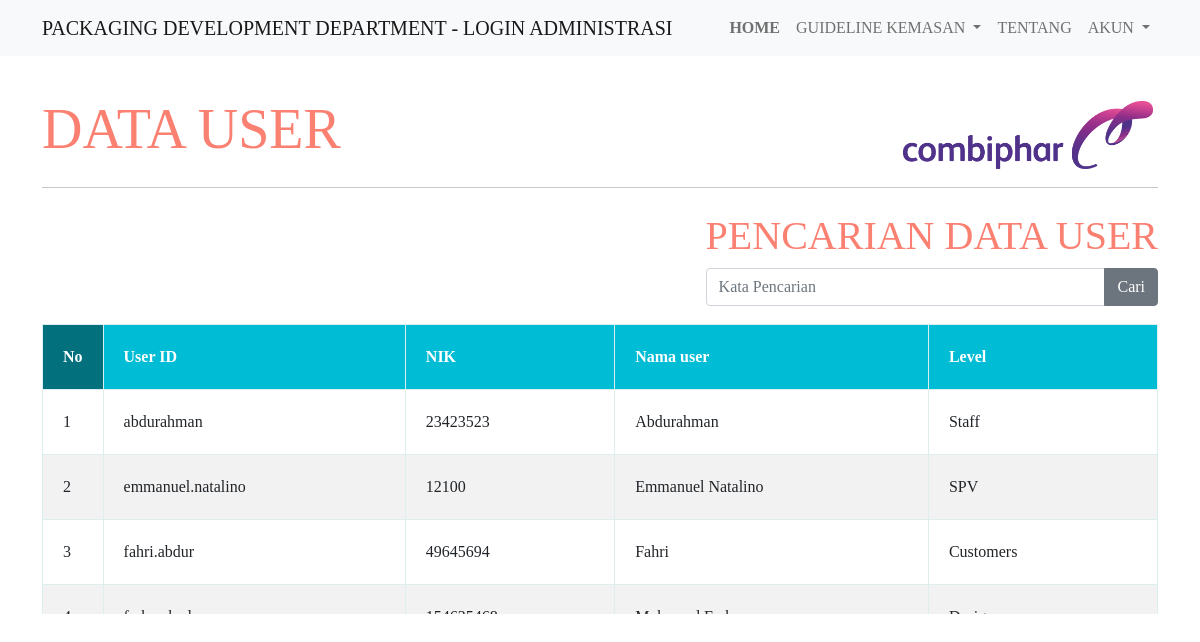
/page/admin/user/data-user.php (signed in), run on the app's committed database.
### tables this page shows
CREATE TABLE `tb_user` (
  `user_id` varchar(50) NOT NULL,
  `nik` int(8) NOT NULL,
  `nama_karyawan` varchar(50) NOT NULL,
  `level` varchar(20) NOT NULL,
  `pwd` varchar(20) NOT NULL,
  PRIMARY KEY (`user_id`),
  KEY `nik` (`nik`)
);

### page/admin/user/data-user.php (the view, shortened to what this page needs)
<?php
include("../../../system/koneksi.php");
?>
<!DOCTYPE html>
<html lang="en">
<head>
  <link rel="stylesheet" type="text/css" href="../../../style/style-idsup11.css">
  <link href="https://cdn.jsdelivr.net/npm/bootstrap@5.0.0-beta1/dist/css/bootstrap.min.css" rel="stylesheet">
</head>
<body>
  <nav class="navbar navbar-expand-lg navbar-light bg-light fixed-top" id="mainNav">
    <div class="container">
      <a class="navbar-brand" href="#page-top">PACKAGING DEVELOPMENT DEPARTMENT - LOGIN <?php echo strtoupper($_SESSION['level']); ?></a>
      <div class="collapse navbar-collapse justify-content-end" id="navbarNav">
        <ul class="navbar-nav navbar-nav ml-auto">
          <li class="nav-item active">
            <a class="nav-link js-scroll-trigger" aria-current="page" href="../../../page/admin/menu-utama-admin.php"><strong>HOME</strong></a>
          </li>
          <li class="nav-item dropdown">
            <a class="nav-link dropdown-toggle" href="#akun" id="navbarDropdown" role="button" data-bs-toggle="dropdown" aria-expanded="false">
              GUIDELINE KEMASAN
            </a>
          </li>
          <li class="nav-item">
            <a class="nav-link js-scroll-trigger" href="../../../page/admin/tentang.php">TENTANG</a>
          </li>
          <li class="nav-item dropdown">
            <a class="nav-link dropdown-toggle" href="#akun" id="navbarDropdown" role="button" data-bs-toggle="dropdown" aria-expanded="false">
              AKUN
            </a>
          </li>
        </ul>
      </div>
    </div>
  </nav>
  <div class="jumbotron">
    <div class="container">
      <br>
      <br><br><br>
      <img class="kiri" src="../../../image/logo combiphar ungu.png" width="250px" />
      <h1 class="display-4">DATA USER</h1>
      <hr class="my-4">
    </div>
  </div>
  <div class="container">
    <div class="d-flex justify-content-between w-100 align-items-end">
      <div>
        <form method="GET">
          <h1>Pencarian Data USER</h1>
          <div class="input-group">
            <input placeholder="Kata Pencarian" type="text" name="kata_cari" class="form-control" value="<?php if (isset($_GET['kata_cari'])) {
                                                                                                            echo $_GET['kata_cari'];
                                                                                                          } ?>" />
            <button class="btn btn-secondary input-group-text" type="submit">Cari</button>
          </div>
        </form>
      </div>
    </div>
    <div class="table-box mt-2">
      <table border="1">
        <thead>
          <tr>
            <th>No</th>
            <th>User ID</th>
            <th>NIK</th>
            <th>Nama user</th>
            <th>Level</th>
          </tr>
        </thead>
        <tbody>
          <?php
          $no_urut = 0;
          if (isset($_GET['kata_cari'])) {
            $kata_cari = $_GET['kata_cari'];
            $sql = "SELECT * FROM tb_user WHERE nik like '%" . $kata_cari . "%' OR nama_karyawan like '%" . $kata_cari . "%' ORDER BY nik ASC";
          } else {
            $sql = "SELECT * FROM tb_user";
          }
          $query = mysqli_query($db, $sql);
          while ($user = mysqli_fetch_array($query)) {
            $no_urut++;
            echo "<tr>";
            echo "<td>" . $no_urut . "</td>";
            echo "<td>" . $user['user_id'] . "</td>";
            echo "<td>" . $user['nik'] . "</td>";
            echo "<td>" . $user['nama_karyawan'] . "</td>";
            echo "<td>" . $user['level'] . "</td>";
            echo "</tr>";
          }
          ?>
        </tbody>
      </table>
    </div>
</body>
</html>

### style/style-idsup11.css (style rules this page uses)
.jumbotron { background : cover; background-size: 100% 100%; -webkit-background-size: 100% 100%; -moz-background-size: 100% 100%; -o-background-size: 100% 100%; }
img.kiri { float: right; margin: 5px; }
.table-box { width: 100%; height: 300px; overflow-y: auto; background: #fff; }
table, th, td { border-collapse: collapse; text-align: left; }
th { position: sticky; top: 0; background-color: #00bcd4; color: #fff; box-sizing: border-box; }
tr th:nth-child(1) { width: 60px; text-align: center; background : #03707d; }

### page/admin/user/data-user.php (style rules this page uses)
* { font-family: "Trebuchet MS"; }
h1 { text-transform: uppercase; color: salmon; }
table { border: 1px solid #ddeeee; border-collapse: collapse; border-spacing: 0; width: 100%; margin: 10px auto 10px auto; }
th, td { border: 1px solid #ddeeee; padding: 20px; text-align: left; }
tr:nth-child(even) { background-color: #f2f2f2; }

### data on the page
tb_user: user_id "abdurahman", nik "23423523", nama_karyawan "Abdurahman", level "Staff"
tb_user: user_id "emmanuel.natalino", nik "12100", nama_karyawan "Emmanuel Natalino", level "SPV"
tb_user: user_id "fahri.abdur", nik "49645694", nama_karyawan "Fahri", level "Customers"

### other printed values
$_SESSION['level'] "ADMINISTRASI"
